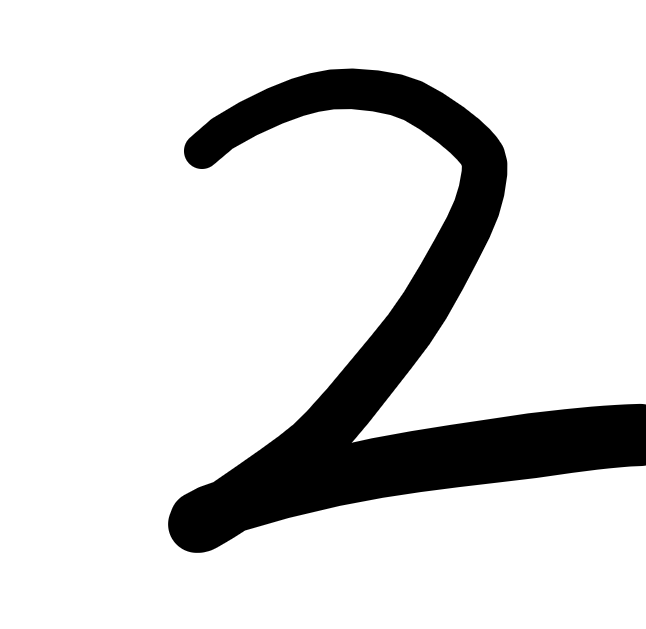
#> input picture dataset/two2.png, 646 x 629 px
$ jupyter execute --allow-errors digit-detection.ipynb
#> lines starting #> are read from the running program, lines starting #| are printed output that depends on the picture
#> further down, img is the input picture: shape (629, 646, 3) float32; min 0, max 1, mean 0.849
[cell 1]
import pandas as pd
import numpy as np
import matplotlib.pyplot as plt

# Importing dataset

#> (a cell that did not finish here is left out)

#> (a cell that did not finish here is left out)

#> (a cell that did not finish here is left out)

# Splitting data for NN dev and Training

#> (a cell that did not finish here is left out)

# Functions for NN dev

[cell 6]
# [4 lines left out: function one_hot, not called in this run]

[cell 7]
# [6 lines left out: function init_params, not called in this run]

[cell 8]
def reLU(z):
    return np.maximum(0, z)

def der_reLU(z):
    return (z > 0)

[cell 9]
def softMax(z):
    exp_z = np.exp(z - np.max(z, axis=0, keepdims=True))
    return exp_z / np.sum(exp_z, axis=0, keepdims=True)

[cell 10]
# [6 lines left out: function forward_prop, not called in this run]

[cell 11]
# [8 lines left out: function back_prop, not called in this run]

[cell 12]
# [6 lines left out: function update_params, not called in this run]

[cell 13]
def pred(a):
    return np.argmax(a, 0)

[cell 14]
# [10 lines left out: function gradient_descent, not called in this run]

# Running NN

#> (a cell that did not finish here is left out)

# Testing

[cell 16]
import cv2

[cell 17]
def preprocess_img(path):
#> called with path = 'dataset/two2.png'
    img = cv2.imread(path, cv2.IMREAD_GRAYSCALE)
#> img: shape (629, 646); min 0, max 255, mean 216.5
    img = cv2.resize(img, (28, 28))
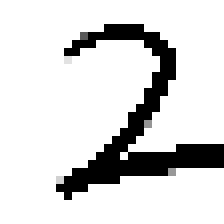
#> img: shape (28, 28) (shown 8 times larger); min 0, max 255, mean 216
    img = 255 - img
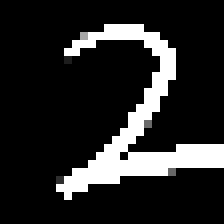
#> img: shape (28, 28) (shown 8 times larger); min 0, max 255, mean 39
    img = img / 255.0
    img = img.reshape(784, 1)
#> img = 784 values, max 1 at index 97, min 0 at index 0, mean 0.153
    return img

[cell 18]
import matplotlib.image as mpimg
path = 'dataset/two2.png'
img = mpimg.imread(path)
X_test = preprocess_img(path)
#> X_test has the same summary as img in preprocess_img
#> (the rest of this cell did not finish here and is left out)

$ run again, with dataset/two1.png copied over dataset/two2.png
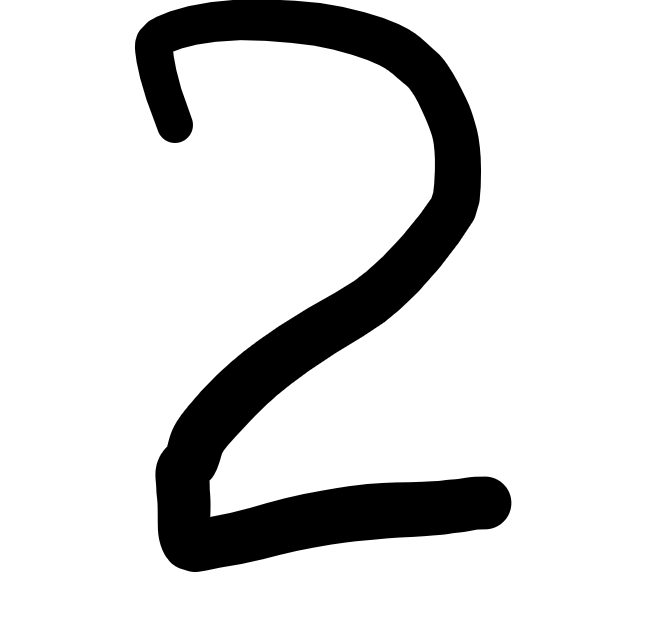
#> input picture dataset/two1.png, 646 x 629 px
#> img is the input picture: shape (629, 646, 3) float32; min 0, max 1, mean 0.843
#> in preprocess_img, `img = cv2.resize(img, (28, 28))`:
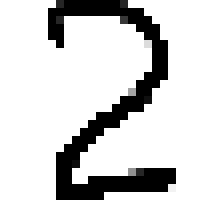
#> img: shape (28, 28) (shown 8 times larger); min 0, max 255, mean 214.7
#> in preprocess_img, `img = 255 - img`:
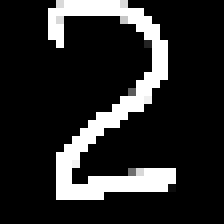
#> img: shape (28, 28) (shown 8 times larger); min 0, max 255, mean 40.3
#> in preprocess_img, `img = img.reshape(784, 1)`: img = 784 values, max 1 at index 8, min 0 at index 0, mean 0.158
#> X_test has the same summary as img in preprocess_img

$ run again, with dataset/four.png copied over dataset/two2.png
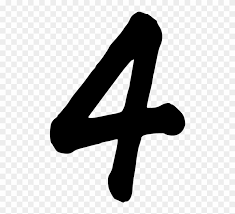
#> input picture dataset/four.png, 235 x 214 px
#> img is the input picture: shape (214, 235, 4) float32; mean R, G, B, A 0.772, 0.772, 0.772, 1
#> in preprocess_img, `img = cv2.resize(img, (28, 28))`:
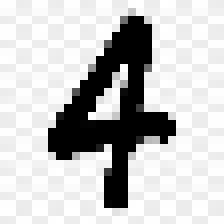
#> img: shape (28, 28) (shown 8 times larger); min 0, max 255, mean 197.4
#> in preprocess_img, `img = 255 - img`:
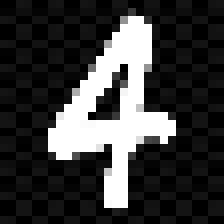
#> img: shape (28, 28) (shown 8 times larger); min 0, max 255, mean 57.6
#> in preprocess_img, `img = img.reshape(784, 1)`: img = 784 values, max 1 at index 72, min 0 at index 17, mean 0.226
#> X_test has the same summary as img in preprocess_img

$ run again, with dataset/nine.png copied over dataset/two2.png
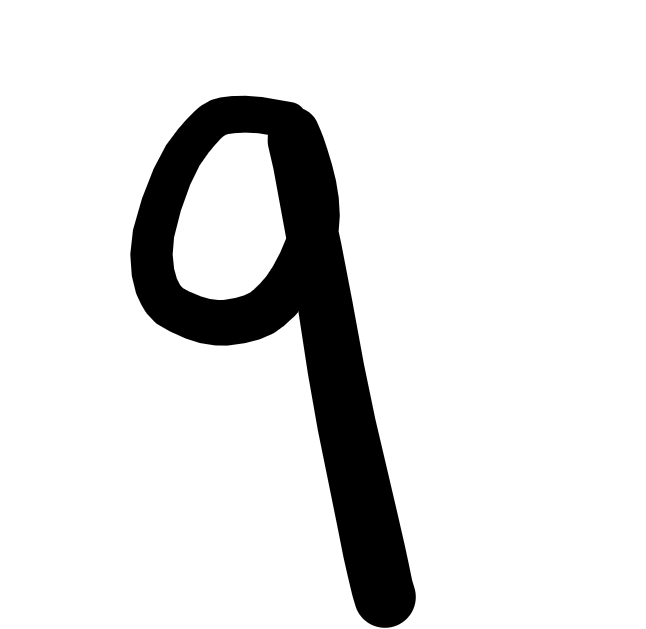
#> input picture dataset/nine.png, 646 x 629 px
#> img is the input picture: shape (629, 646, 3) float32; min 0, max 1, mean 0.883
#> in preprocess_img, `img = cv2.resize(img, (28, 28))`:
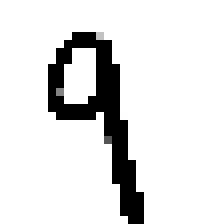
#> img: shape (28, 28) (shown 8 times larger); min 0, max 255, mean 224.6
#> in preprocess_img, `img = 255 - img`:
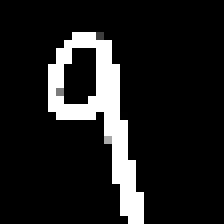
#> img: shape (28, 28) (shown 8 times larger); min 0, max 255, mean 30.4
#> in preprocess_img, `img = img.reshape(784, 1)`: img = 784 values, max 1 at index 121, min 0 at index 0, mean 0.119
#> X_test has the same summary as img in preprocess_img
